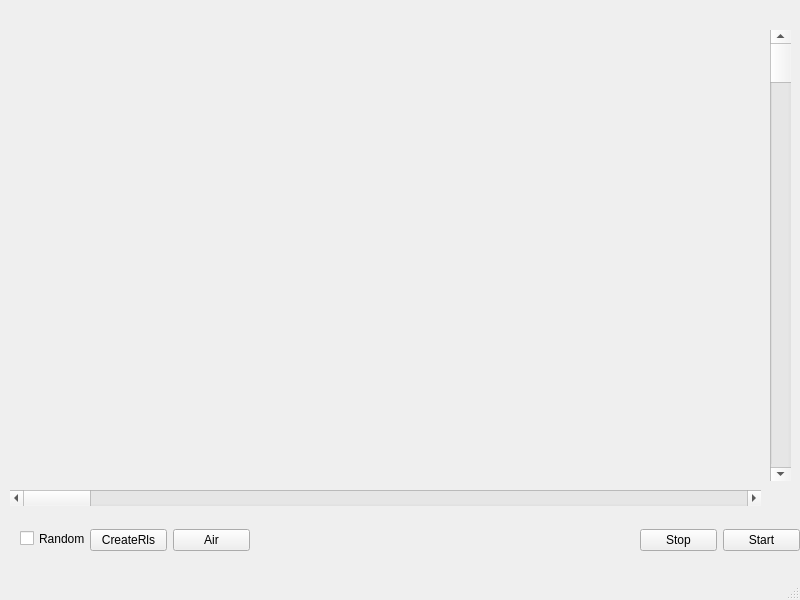
<?xml version="1.0" encoding="UTF-8"?>
<ui version="4.0">
 <class>Plane</class>
 <widget class="QMainWindow" name="Plane">
  <property name="geometry">
   <rect>
    <x>0</x>
    <y>0</y>
    <width>800</width>
    <height>600</height>
   </rect>
  </property>
  <property name="windowTitle">
   <string>MainWindow</string>
  </property>
  <widget class="QWidget" name="centralwidget">
   <widget class="QCustomPlot" name="Plot" native="true">
    <property name="geometry">
     <rect>
      <x>10</x>
      <y>20</y>
      <width>751</width>
      <height>461</height>
     </rect>
    </property>
   </widget>
   <widget class="QScrollBar" name="verticalScrollBar">
    <property name="geometry">
     <rect>
      <x>770</x>
      <y>30</y>
      <width>21</width>
      <height>451</height>
     </rect>
    </property>
    <property name="orientation">
     <enum>Qt::Vertical</enum>
    </property>
   </widget>
   <widget class="QScrollBar" name="horizontalScrollBar">
    <property name="geometry">
     <rect>
      <x>10</x>
      <y>490</y>
      <width>751</width>
      <height>16</height>
     </rect>
    </property>
    <property name="orientation">
     <enum>Qt::Horizontal</enum>
    </property>
   </widget>
   <widget class="QCheckBox" name="checkBox">
    <property name="geometry">
     <rect>
      <x>20</x>
      <y>530</y>
      <width>70</width>
      <height>17</height>
     </rect>
    </property>
    <property name="text">
     <string>Random</string>
    </property>
   </widget>
   <widget class="QWidget" name="horizontalLayoutWidget">
    <property name="geometry">
     <rect>
      <x>90</x>
      <y>500</y>
      <width>160</width>
      <height>80</height>
     </rect>
    </property>
    <layout class="QHBoxLayout" name="horizontalLayout">
     <item>
      <widget class="QPushButton" name="CreateRls">
       <property name="text">
        <string>CreateRls</string>
       </property>
      </widget>
     </item>
     <item>
      <widget class="QPushButton" name="CreateAir">
       <property name="text">
        <string>Air</string>
       </property>
      </widget>
     </item>
    </layout>
   </widget>
   <widget class="QWidget" name="horizontalLayoutWidget_2">
    <property name="geometry">
     <rect>
      <x>640</x>
      <y>500</y>
      <width>160</width>
      <height>80</height>
     </rect>
    </property>
    <layout class="QHBoxLayout" name="horizontalLayout_2">
     <item>
      <widget class="QPushButton" name="Stop">
       <property name="text">
        <string>Stop</string>
       </property>
      </widget>
     </item>
     <item>
      <widget class="QPushButton" name="Start">
       <property name="text">
        <string>Start</string>
       </property>
      </widget>
     </item>
    </layout>
   </widget>
  </widget>
  <widget class="QMenuBar" name="menubar">
   <property name="geometry">
    <rect>
     <x>0</x>
     <y>0</y>
     <width>800</width>
     <height>21</height>
    </rect>
   </property>
  </widget>
  <widget class="QStatusBar" name="statusbar"/>
 </widget>
 <customwidgets>
  <customwidget>
   <class>QCustomPlot</class>
   <extends>QWidget</extends>
   <header>qcustomplot.h</header>
   <container>1</container>
  </customwidget>
 </customwidgets>
 <resources/>
 <connections/>
</ui>
